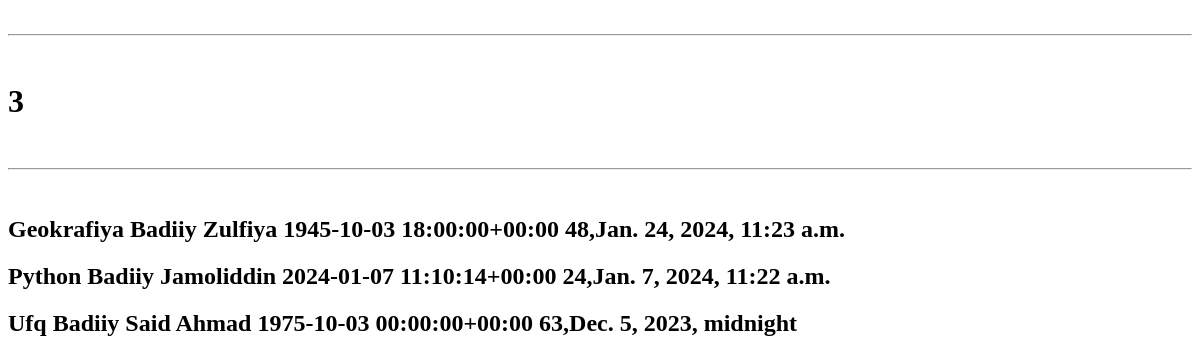
The app's page /sana3/, older data.
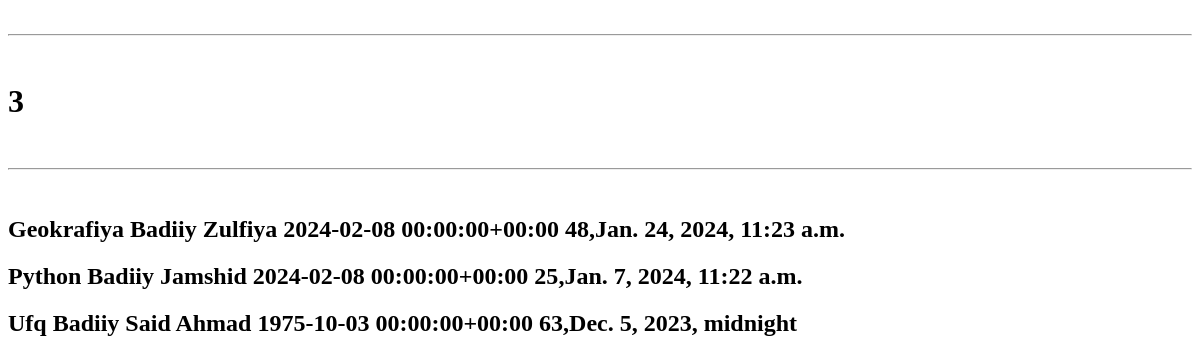
The same page, newer data.
### asosiy/models.py (models this page shows, shortened)
class Record(models.Model):
    talaba = models.ForeignKey(Talaba, on_delete=models.CASCADE)
    kitob = models.ForeignKey(Kitob, on_delete=models.CASCADE)
    kutubhonachi = models.ForeignKey(Kutubhonachi, on_delete=models.CASCADE)
    olingan_sana = models.DateTimeField()
    qaytardi = models.BooleanField(default=False)
    berilgan_sana = models.DateTimeField()

class Kitob(models.Model):
    nom = models.CharField(max_length=30)
    janr = models.CharField(max_length=30)
    sahifa = models.BigIntegerField()
    muallif = models.ForeignKey(Muallif, on_delete=models.CASCADE)
    def __str__(self):
        return f"{self.nom}   {self.janr}    {self.muallif}"

class Muallif(models.Model):
    ism = models.CharField(max_length=30)
    jins = models.CharField(max_length=30, choices=Jinslar)
    tugilgan_sana = models.DateTimeField(max_length=30)
    kitoblar_soni = models.BigIntegerField()
    tirik = models.BooleanField(max_length=30)
    def __str__(self):
        return f"{self.ism}   {self.tugilgan_sana}    {self.kitoblar_soni}"

### asosiy/views.py (the view)
# urls.py: path('sana3/',record_sana),
def record_sana(request):
    data = {
        "record": Record.objects.all().order_by("-olingan_sana")[0:3]
    }
    return render(request, "record_sana.html", data)

### templates/record_sana.html (shortened to what this page needs)
<!DOCTYPE html>
<html lang="en">
<head>
</head>
<body>
<br>
<hr>
<br>
<h1>3</h1>
<br>
<hr>
<br>
{% for s3 in record %}
    <h2>{{s3.kitob}},{{s3.olingan_sana}}
    {% endfor %}</h2>
</body>
</html>

Row changes from the older to the newer data that the page shows:
changed Record: kitob "Geokrafiya Badiiy Zulfiya 1945-10-03 18:00:00+00:00 48" → "Geokrafiya Badiiy Zulfiya 2024-02-08 00:00:00+00:00 48"
changed Record: kitob "Python Badiiy Jamoliddin 2024-01-07 11:10:14+00:00 24" → "Python Badiiy Jamshid 2024-02-08 00:00:00+00:00 25"
